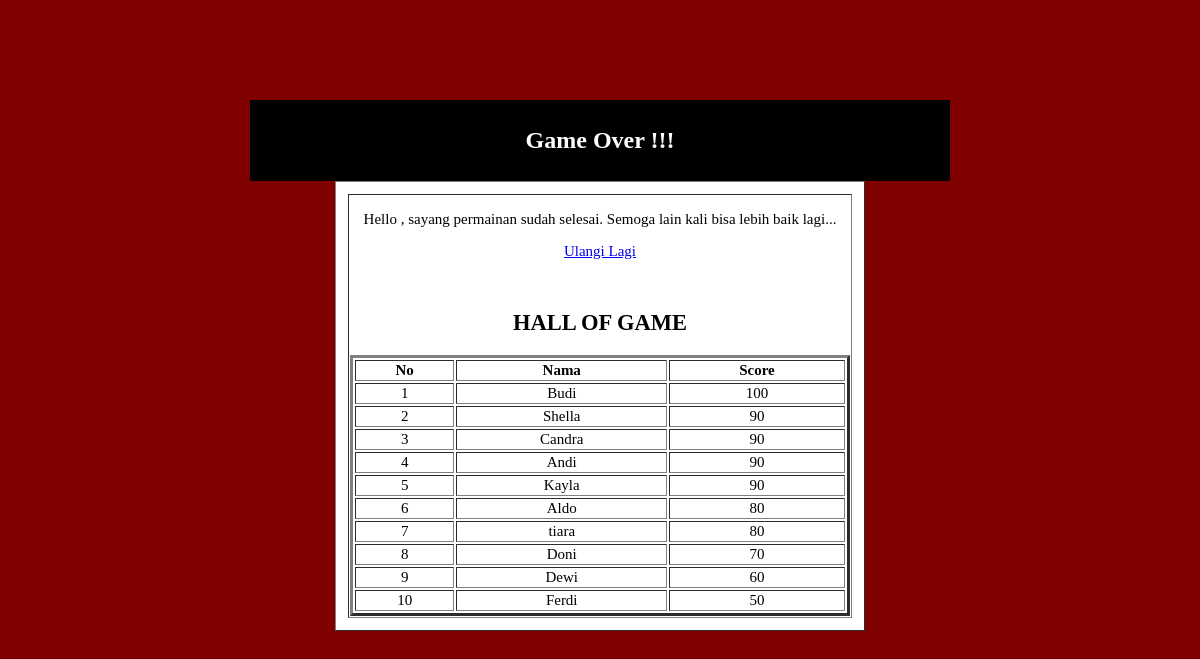
Screenshot of /gameover.php with the database file from the repository.
### tables this page shows
CREATE TABLE `score` (
  `id` int(10) NOT NULL,
  `nama` varchar(255) NOT NULL,
  `email` varchar(255) NOT NULL,
  `score` int(100) NOT NULL
);

### gameover.php (the view, shortened to what this page needs)
<!DOCTYPE html>
<html>
<head>
	<link rel ="stylesheet" href="main.css">
</head>
<body>
	<div id="body" style="width:700px; height:100px;">
	<div id="head"><h2>Game Over !!!</h2></div>
	<table class="tabel" border="1" align=center>
		<tr align=center>
			<td>
				<?php
					echo "<p>Hello ".$_COOKIE['nama'].", sayang permainan sudah selesai. Semoga lain kali bisa lebih baik lagi...</p>";
				?>
				<p><a href='index.php'>Ulangi Lagi</a></p>
				<?php
				include 'koneksi.php';
				?>
				<br>
				<h2>HALL OF GAME</h2>
				<div class="score">
				<table width="500px" align="center" border="3">
				<tr>
					<th>No</th>
					<th>Nama</th>
					<th>Score</th>
				</tr>
				<?php
					$result=mysqli_query($conn, "SELECT * FROM score ORDER BY score DESC");
					$no=1;
					foreach ($result as $row) {
					  	echo "<tr align=center>
					  	<td>" .$no. "</td>
					  	<td>" .$row['nama'] . "</td>
					  	<td>" . $row['score']. "</td>
					  	</tr>";
					  	$no++;
					  	if ($no>10){
					  		break;
					  	}
					}
				?>
				</div>
				</table>
</div>
</body>
</html>

### main.css (style rules this page uses)
body { background-color: maroon; font-family:lucida console; }
.tabel { padding: 10px; background-color: white; color: black; font-size:15px; }
#head { background-color: black; padding:7px; text-align:center; }
#body { margin-left:auto; margin-right:auto; color: white; margin-top: 100px; }

### rows the page displays
score: nama "Budi", score "100"
score: nama "Shella", score "90"
score: nama "Candra", score "90"
score: nama "Andi", score "90"
score: nama "Kayla", score "90"
score: nama "Aldo", score "80"
score: nama "tiara", score "80"
score: nama "Doni", score "70"
score: nama "Dewi", score "60"
score: nama "Ferdi", score "50"
